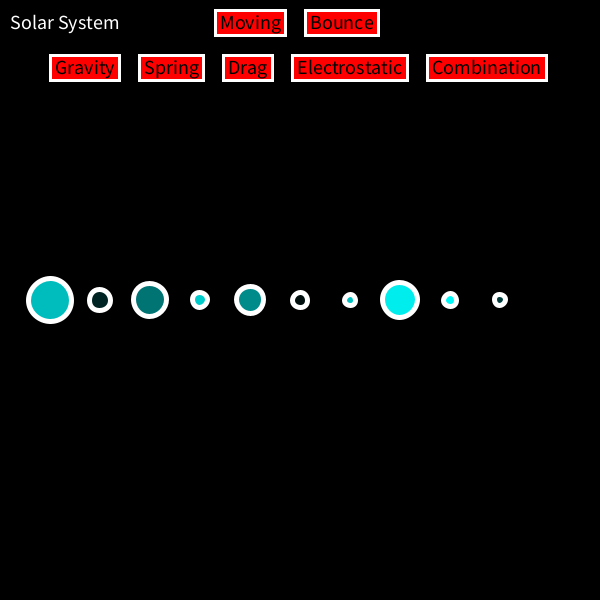
Frame 1 (no input)
Frame 60 (the mouse pressed at the canvas centre just before this capture): identical to frame 1, image omitted
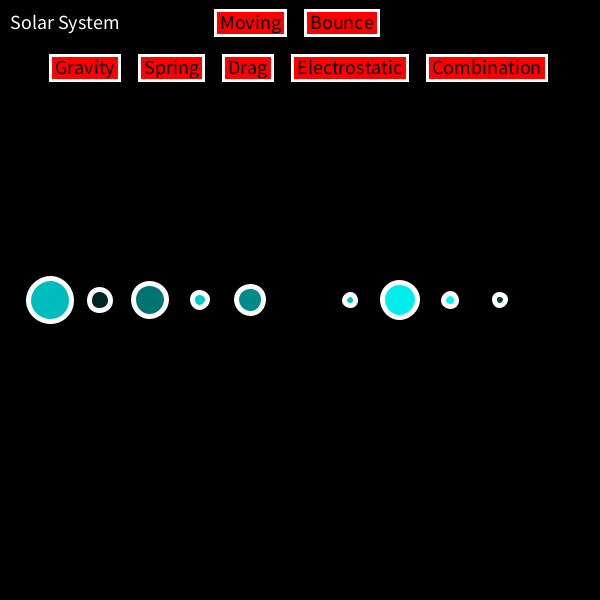
Frame 120 (the mouse held since frame 60 and released just before this capture)

The Processing sketch that drew these frames (run headless with seeded random() and noise(); from frame 60 on, the mouse is pressed at the canvas centre):

// Processing sketch: ForcesProjectRunner
// ── ForcesProjectRunner.pde
/** global variables for calculating various forces **/
int NUM_ORBS = 10;
int MIN_SIZE = 10;
int MAX_SIZE = 60;
float MIN_MASS = 10;
float MAX_MASS = 100;
float G_CONSTANT = 1;
float D_COEF_SOLAR = 0.1;
float D_COEF_ALPHA = 0.7;
float K_CONSTANT = 8.9875 * pow(10, 9); // k is coulomb's constant, which is ~8.99 * 10^9 Nm^2/C^2
float COULOMB = 1.602 * pow(10, -4); // a real coulomb would be the constant multiplied by 10^-19 but it's too small to show any movement
float MIN_CHARGE = -10 * COULOMB; // this will represent an object having 10 negative charges/electrons
float MAX_CHARGE = 10 * COULOMB; // this will represent an object having 10 positive charges/protons
int SPRING_LENGTH = 50;
float SPRING_K = 0.005;

/** global variables for orb behavior (moving & bounce) toggles **/
int MOVING = 0;
int BOUNCE = 1;
boolean[] toggles = new boolean[2];
String[] modes = {"Moving", "Bounce"};

/** global variables for simulation toggles **/
int gravitySim = 0;
int springSim = 1;
int dragSim = 2;
int electrostaticSim = 3;
int combinationSim = 4;
boolean[] simToggles = new boolean[5];
String[] simModes = {"Gravity", "Spring", "Drag", "Electrostatic", "Combination"};

FixedOrb sun;
OrbArray bundle;
OrbDragArray draggedPlanets;
OrbList system;
OrbList springSystem;
OrbList combinationSystem;

void setup() {
  size(600, 600);
  /** initializing sun FixedOrb for gravity simulation **/
  sun = new FixedOrb(width/2, height /2, 90, 20, 0);
  sun.c = color(255, 150, 0);

  /** populating orbs (both the array of orbs and linked list, both ordered by default) **/
  bundle = new OrbArray(NUM_ORBS, true);
  draggedPlanets = new OrbDragArray(NUM_ORBS, true);
  system = new OrbList();
  system.populate(NUM_ORBS, true);
  springSystem = new OrbSpringList();
  springSystem.populate(NUM_ORBS, true);
  combinationSystem = new OrbSpringList();
  combinationSystem.populate(NUM_ORBS, true);
}//setup

void draw() {
  background(0); // black background to simulate a solar system in space
  displayMode();
  displayCosmos();
  showSimulations();
  runSimulations();
}//draw

void showSimulations() {
  if (simToggles[gravitySim]) {
    bundle.display(false);
    sun.display();
  }
  else if (simToggles[springSim]) {
    springSystem.display(true);
  }
  else if (simToggles[dragSim]) {
    draggedPlanets.display(false);
  }
  else if (simToggles[electrostaticSim]) {
    system.display(false);
  }
  else if (simToggles[combinationSim]) {
    combinationSystem.display(true);
  }
  else {
    bundle.display(false);
  }
}

void runSimulations() {
  if (toggles[MOVING]) {
    if (simToggles[gravitySim]) {
      bundle.run(toggles[MOVING]);
      bundle.applyGravity(sun, G_CONSTANT);
    }
    if (simToggles[springSim]) {
      springSystem.run(toggles[MOVING]);
      springSystem.applySprings(SPRING_LENGTH, SPRING_K);
    }
    if (simToggles[dragSim]) {
      draggedPlanets.run(toggles[MOVING]);
      draggedPlanets.applyDrag();
    }
    if (simToggles[electrostaticSim]) {
      system.run(toggles[MOVING]);
      system.applyElectrostatic(K_CONSTANT);
    }
    if (simToggles[combinationSim]) {
      combinationSystem.run(toggles[MOVING]);
      combinationSystem.applySprings(SPRING_LENGTH, SPRING_K);
      combinationSystem.applyDrag();
      combinationSystem.applyElectrostatic(K_CONSTANT);
    }
  }//moving
}

void populateOrbs(boolean ordered) {
  if (simToggles[gravitySim]) {
    bundle = new OrbArray(NUM_ORBS, ordered);
  }
  else if (simToggles[springSim]) {
    springSystem = new OrbSpringList();
    springSystem.populate(NUM_ORBS, ordered);
  }
  else if (simToggles[dragSim]) {
    draggedPlanets = new OrbDragArray(NUM_ORBS, ordered);
  }
  else if (simToggles[electrostaticSim]) {
    system = new OrbList();
    system.populate(NUM_ORBS, ordered);
  }
  else if (simToggles[combinationSim]) {
    combinationSystem = new OrbSpringList();
    combinationSystem.populate(NUM_ORBS, ordered);
  }
  else {
    bundle = new OrbArray(NUM_ORBS, ordered);
  }
}

void mousePressed() {
  Orb selectedBundleOrb = bundle.getSelected(mouseX, mouseY);
  OrbNode selectedSpringNode = springSystem.getSelected(mouseX, mouseY);
  Orb selectedDragOrb = draggedPlanets.getSelected(mouseX, mouseY);
  OrbNode selectedSystemNode = system.getSelected(mouseX, mouseY);
  OrbNode selectedCombinationNode = combinationSystem.getSelected(mouseX, mouseY);
  if (simToggles[gravitySim]) {
    //println(selectedBundleOrb);
    bundle.removeOrb(selectedBundleOrb);
  }
  else if (simToggles[springSim]) {
    springSystem.removeNode(selectedSpringNode);
  }
  else if (simToggles[dragSim]) {
    draggedPlanets.removeOrb(selectedDragOrb);
  }
  else if (simToggles[electrostaticSim]) {
    system.removeNode(selectedSystemNode);
  }
  else if (simToggles[combinationSim]) {
    combinationSystem.removeNode(selectedCombinationNode);
  }
  else {
    //println(selectedBundleOrb);
    bundle.removeOrb(selectedBundleOrb);
  }
}//mousePressed

void keyPressed() {
  /** keys for toggling orb behavior (movement and bouncing) **/
  if (key == ' ') {
    toggles[MOVING] = !toggles[MOVING];
  }//moving
  if (key == 'b') {
    toggles[BOUNCE] = !toggles[BOUNCE];
  }//bounce

  /** keys for toggling simulations **/
  if (key == '1' || key == '2' || key == '3' || key == '4' || key == '5') {
    for (int i = 0; i < simToggles.length; i++) {
      simToggles[i] = false; // toggle off all other simulations except the one that's actually toggled on
    }
  }
  if (key == '1') {
    simToggles[gravitySim] = true;
  }//gravity

  if (key == '2') {
    simToggles[springSim] = true;
  }//spring

  if (key == '3') {
    simToggles[dragSim] = true;
  }//drag

  if (key == '4') {
    simToggles[electrostaticSim] = true;
  }//electrostatic

  if (key == '5') {
    simToggles[combinationSim] = true;
  }//combination

  if (key == '=' || key == '+') {
    if (simToggles[gravitySim]) {
      bundle.addOrb();
    }
    else if (simToggles[springSim]) {
      springSystem.addFront(new OrbNode());
    }
    else if (simToggles[dragSim]) {
      draggedPlanets.addOrb();
    }
    else if (simToggles[electrostaticSim]) {
      system.addFront(new OrbNode());
    }
    else if (simToggles[combinationSim]) {
      combinationSystem.addFront(new OrbNode());
    }
    else {
      bundle.addOrb();
    }
  }
  
  if (key == '-') {
    if (simToggles[gravitySim]) {
      bundle.removeOrb();
    }
    else if (simToggles[springSim]) {
      springSystem.removeFront();
    }
    else if (simToggles[dragSim]) {
      draggedPlanets.removeOrb();
    }
    else if (simToggles[electrostaticSim]) {
      system.removeFront();
    }
    else if (simToggles[combinationSim]) {
      combinationSystem.removeFront();
    }
    else {
      bundle.removeOrb();
    }
  }
  
  if (key == 'q') {
    populateOrbs(true);
  }
  if (key == 'w') {
    populateOrbs(false);
  }
}//keyPressed


void displayMode() {
  textAlign(LEFT, TOP);
  textSize(20);
  stroke(255);
  strokeWeight(3);
  int toggleX = 215; // initial x-pos of toggle box for orb behavior
  for (int m = 0; m < toggles.length; m++) {
    if (toggles[m]) {
      fill(0, 255, 0); // color the toggle box green if toggled on
    } else {
      fill(255, 0, 0); // color the toggle box red if toggled off
    }
    float w = textWidth(modes[m]); // width of the text
    float toggleWidth = w + 10; // add spacing between the text and the box by making the box width longer
    rect(toggleX, 10, toggleWidth, 25); // draw the toggle box
    fill(0);
    text(modes[m], toggleX + 5, 15); // fill the toggle box with the name of the toggle
    toggleX += toggleWidth + 20; // increase the x value by the toggle width and a bit more to draw the next toggle box
  }

  int simToggleX = 50; // initial x-pos of toggle box for simulations
  for (int s = 0; s < simToggles.length; s++) {
    if (simToggles[s]) {
      fill(0, 255, 0); // color the toggle box green if toggled on
    } else {
      fill(255, 0, 0); // color the toggle box red if toggled off
    }
    float w = textWidth(simModes[s]); // width of the text
    float simToggleWidth = w + 10; // add spacing between the text and the box by making the box width longer
    rect(simToggleX, 55, simToggleWidth, 25); // draw the toggle box
    fill(0);
    text(simModes[s], simToggleX + 5, 60); // fill the toggle box with the name of the toggle
    simToggleX += simToggleWidth + 20; // increase the x value by the toggle width and a bit more to draw the next toggle box
  }
}//displayMode()

void displayCosmos() {
  fill(255);
  textSize(20);
  text("Solar System", 10, 15);

  if (simToggles[dragSim] || simToggles[combinationSim]) {
    strokeWeight(1);
    stroke(78, 42, 132);
    fill(78, 42, 132);
    rect(0, height/2, width, height/2);

    fill(255);
    text("Alpha Centauri", 10, height - 25);
  }
}

// ── FixedOrb.pde
class FixedOrb extends Orb { // FixedOrb is a subclass of Orb -- basically an Orb that doesn't change position

  FixedOrb(float x, float y, float s, float m, float c) {
    super(x, y, s, m, c);
    c = color(255, 0, 0);
  }

  FixedOrb() {
    super();
    c = color(255, 0, 0);
  }

  void move(boolean bounce) {
    //do nothing
  }

}//fixedOrb

// ── Orb.pde
class Orb {

  //instance variables
  PVector center;
  PVector velocity;
  PVector acceleration;
  float bsize;
  float mass;
  float charge; // charge in coulumbs, make sure to add - if negative charge
  color c;


  Orb() {
     bsize = random(10, MAX_SIZE);
     float x = random(bsize/2, width-bsize/2);
     float y = random(bsize/2, height-bsize/2);
     center = new PVector(x, y);
     mass = random(10, 100);
     velocity = new PVector();
     acceleration = new PVector();
     setColor();
     charge = random(MIN_CHARGE, MAX_CHARGE);
  }

  Orb(float x, float y, float s, float m, float c) {
     bsize = s;
     mass = m;
     center = new PVector(x, y);
     velocity = new PVector();
     acceleration = new PVector();
     setColor();
     charge = c;
  }

  //movement behavior
  void move(boolean bounce) {
    if (bounce) {
      xBounce();
      yBounce();
    }

    velocity.add(acceleration);
    center.add(velocity);
    acceleration.mult(0);
  }//move

  void applyForce(PVector force) {
    PVector scaleForce = force.copy();
    scaleForce.div(mass);
    acceleration.add(scaleForce);
  }

  PVector getDragForce(float cd) {
    float dragMag = velocity.mag();
    dragMag = -0.5 * dragMag * dragMag * cd;
    PVector dragForce = velocity.copy();
    dragForce.normalize();
    dragForce.mult(dragMag);
    return dragForce;
  }

  PVector getGravity(Orb other, float G) {
    float strength = G * mass*other.mass;
    //dont want to divide by 0!
    float r = max(center.dist(other.center), MIN_SIZE);
    strength = strength/ pow(r, 2);
    PVector force = other.center.copy();
    force.sub(center);
    force.mult(strength);
    return force;
  }

  //spring force between calling orb and other
  PVector getSpring(Orb other, int springLength, float springK) {
    PVector direction = PVector.sub(other.center, this.center);
    direction.normalize();

    float displacement = this.center.dist(other.center) - springLength;
    float mag = springK * displacement;
    direction.mult(mag);

    return direction;
  }//getSpring

  PVector getElectrostaticForce(Orb other, float k){
    float strength = k * charge * other.charge; // calculate the strength of the electrostatic force
    PVector r = new PVector(center.x - other.center.x, center.y - other.center.y); // create a new vector representative of the distance between the two orbs
    float distance = max(r.mag(), MIN_SIZE); // don't want to divide by 0, so we set the minimum distance to the minimum size
    strength = strength/pow(distance, 2); // divide the strength by the distance squared
    PVector Fe = r.copy().normalize(); // create a new vector that has a magnitude of 1 (copied from the distance vector)
    Fe.mult(strength); // calculate the electrostatic force by multiplying the strength by the newly created vector
    return Fe;
  }//getElectrostatic
  
  boolean yBounce(){
    if (center.y > height - bsize/2) {
      velocity.y *= -1;
      center.y = height - bsize/2;
      return true;
    }//bottom bounce
    
    else if (center.y < bsize/2) {
      velocity.y*= -1;
      center.y = bsize/2;
      return true;
    }
    return false;
  }//yBounce
  
  boolean xBounce() {
    if (center.x > width - bsize/2) {
      center.x = width - bsize/2;
      velocity.x *= -1;
      return true;
    }
    else if (center.x < bsize/2) {
      center.x = bsize/2;
      velocity.x *= -1;
      return true;
    }
    return false;
  }//xbounce

  boolean collisionCheck(Orb other) {
    return ( this.center.dist(other.center)
             <= (this.bsize/2 + other.bsize/2) );
  }//collisionCheck

  boolean isSelected(float x, float y) {
    float d = dist(x, y, center.x, center.y);
    return d < bsize/2;
  }//isSelected

  void setColor() {
    color c0 = color(0, 255, 255);
    color c1 = color(0);
    c = lerpColor(c0, c1, (mass-MIN_SIZE)/(MAX_MASS-MIN_SIZE));
  }//setColor
  
  void setOutline() {
    strokeWeight(5);
    if (simToggles[electrostaticSim] || simToggles[combinationSim]) { // set each orb's stroke color based on their charge if electrostatic or combination is on
      color c0 = color(255, 255, 255);
      color c1;
      color c2;
      if (charge >= 0) {
        c1 = color(0, 255, 0);
        c2 = lerpColor(c0, c1, charge/MAX_CHARGE);  //makes it a shade of green if a positive charge
      }
      else {
        c1 = color(255, 0 , 0);
        c2 = lerpColor(c0, c1, charge/MIN_CHARGE);  //makes it a shade of red if a negative charge
      }
      stroke(c2);
    }
    else { // for other simulations, set each orb's stroke color to white (since the background is black and there are dark-colored orbs, making them easier to see)
      stroke(255);
    }
  }
    
  //visual behavior
  void display() {
    setOutline();
    fill(c);
    circle(center.x, center.y, bsize);
  }//display
}//Orb

// ── OrbArray.pde
class OrbArray { // OrbArray class that will control behavior of an array of orbs
  Orb[] orbs; // array of orbs
  Orb[] addedOrbs; // array of orbs that wil contain the additional orbs when the addOrb() method is called
  int orbCount; // variable to store the number of orbs
  
  PVector Fsp; // spring force stored as a PVector variable
  PVector Fg; // gravitational force between orbs stored as a PVector variable
  PVector Fdrag; // drag force stored as a PVector variable
  PVector Fe; // electrostatic force between two charged orbs stored as a PVector variable
  
  OrbArray() {
    makeOrbs(NUM_ORBS, true);
  }//default constructor (# of orbs based on driver variable and ordered by default)
  
  OrbArray(int numOrbs, boolean ordered) {
    makeOrbs(numOrbs, ordered);
  }//OrbArray constructor
  
  void makeOrbs(int numOrbs, boolean ordered) {
    orbCount = numOrbs;
    orbs = new Orb[orbCount]; // initialize the orbs array
    
    if (numOrbs != 0) {
      /** variables for ordered array of orbs **/
      int orbX = SPRING_LENGTH;
      int orbY = height/2;
      if (ordered) { // orbs with set positions if ordered
        for (int i = 0; i < orbCount; i++) {
          orbs[i] = new Orb(orbX * (i + 1), orbY, random(MIN_SIZE, MAX_SIZE), random(MIN_MASS, MAX_MASS), random(MIN_CHARGE, MAX_CHARGE));
        }
      }
      else { // orbs with random positions if not ordered
        for (int i = 0; i < orbCount; i++) {
          orbs[i] = new Orb();
        }
      }
    }
  }//makeOrbs

  void display(boolean spring) {
    for (int i = 0; i < orbCount; i++) {
      if (orbs[i] != null) {
        orbs[i].display();
        if (spring) {
          showSprings(i);
        }
      }
    }
  }//display
  
  /**
   drawSpring(Orb o0, Orb o1), method that draws springs between the orbs
   red springs signify stretched springs, green springs signify compressed springs, and black springs signify springs at normal length
  **/
  void drawSpring(Orb o0, Orb o1) {
    float dist = PVector.dist(o0.center, o1.center); // calculate the distance between the two orbs
    color lineColor = color(0, 0, 0);
    if (dist > SPRING_LENGTH) {
      lineColor = color(255, 0, 0); // color the connecting line red if the distance is more than the spring length (i.e. stretched)
    }
    else if (dist < SPRING_LENGTH) {
      lineColor = color(0, 255, 0); // color the connecting line green if the distance is less than the spring length (i.e. compressed)
    }
    else if (dist == SPRING_LENGTH) {
      lineColor = color(0, 0, 0); // color the connecting line black if the distance is equal to the spring length (i.e. normal length)
    }
    stroke(lineColor); // set the line color
    strokeWeight(3);
    line(o0.center.x, o0.center.y, o1.center.x, o1.center.y); // draw the line between the orbs
  }//drawSpring
  
  void showSprings(int currentOrb) {
    /**
      method that contains two for loops, which act as inner for loops to the outer for loop inside display() above
      
      these two inner for loops have each orb draw a spring to its left and right (depending on if that orb is null or not)
      "relativeOrb" is the variable that stores the index of an orb RELATIVE to the current orb
          
      the first inner for loop involves drawing springs to orbs to the LEFT of the current orb
      we initially start drawing a spring to the orb to the LEFT of the current orb (currentOrb - 1), and then continue moving to the left (relativeOrb--)
      we stop running this inner for loop when "relativeOrb" >= 0 since index 0 is the beginning of the array
      >= makes the inner for loop stop when it has reached the first orb, and doesn't run it when we initially start from the first orb in the outer for loop
          
      the second inner for loop involves drawing springs to orbs to the RIGHT of the current orb
      we initially start drawing a spring to the orb to the RIGHT of the current orb (currentOrb + 1), and then continue moving to the right (relativeOrb++)
      we stop running the inner for loop when "relativeOrb" <= orbCount - 1 since index orbCount - 1 is the end of the array
      <= makes the inner for loop stop when it has reached the last orb, and doesn't run it when we have reached the last orb in the outer for loop
    **/
    for (int relativeOrb = currentOrb - 1; relativeOrb >= 0; relativeOrb--) { // draw springs to the left of the current orb
      if (orbs[relativeOrb] != null) { // if the relative orb to the left exists...
        drawSpring(orbs[currentOrb], orbs[relativeOrb]); // draw the spring from the current orb to that relative orb
        break; // break out of the for loop since we don't want to be drawing springs more than once for each orb
      }
      else if (orbs[relativeOrb] == null) { // if the relative orb to the left doesn't exist...
        continue; // continue on to the next relative orb to the left since we're unable to draw a spring to a non-existent orb
      }
    }
    for (int relativeOrb = currentOrb + 1; relativeOrb <= orbCount - 1; relativeOrb++) { // draw springs to the right of the current orb
      if (orbs[relativeOrb] != null) { // if the relative orb to the right exists...
        drawSpring(orbs[currentOrb], orbs[relativeOrb]); // draw the spring from the current orb to that relative orb
        break; // break out of the for loop since we don't want to be drawing springs more than once for each orb
      }
      else if (orbs[relativeOrb] == null) {
        continue; // continue on to the next relative orb to the right since we're unable to draw a spring to a non-existent orb
      }
    }
  }//showSprings
  
  void applySprings(int springLength, float springK) {
    for (int i = 0; i < orbCount; i++) { // skip the first orb as it's a Fixed Orb so it doesn't have any spring force applied to it
      if (orbs[i] != null) { // make sure there's an existing Orb in the array
        /**
          basically using the same inner for loop structure as the showSprings() method above to apply a spring force to the current and neighboring orbs
        **/
        for (int j = i - 1; j >= 1; j--) {
          if (orbs[j] != null) { // if the relative orb to the left exists...
            Fsp = orbs[i].getSpring(orbs[j], springLength, springK); // exert Fsp on orbs to the left (of the current orb)
            orbs[i].applyForce(Fsp);
          }
          else if (orbs[j] == null) { // if the relative orb to the left doesn't exist...
            continue; // continue on to the next relative orb to the left since we're unable to exert Fsp on a non-existent orb
          }
        }
        for (int j = i + 1; j < orbCount; j++) {
          if (orbs[j] != null) { // if the relative orb to the right exists...
            Fsp = orbs[i].getSpring(orbs[j], springLength, springK); // exert Fsp on orbs to the right (of the current orb)
            orbs[i].applyForce(Fsp);
          }
          else if (orbs[j] == null) { // if the relative orb to the right doesn't exist...
            continue; // continue on to the next relative orb to the right since we're unable to exert Fsp on a non-existent orb
          }
        }
      }
    }
  }//applySprings    
  
  void applyGravity(Orb other, float gConstant) {
    for (int i = 0; i < orbCount; i++) {
      if (orbs[i] != null) {
        Fg = orbs[i].getGravity(other, gConstant);
        orbs[i].applyForce(Fg);
      }
    }
  }
  
  void applyDrag() {
    for (int i = 0; i < orbCount; i++) {
      if (orbs[i] != null) {
        if (orbs[i].center.y < height/2) {
          Fdrag = orbs[i].getDragForce(D_COEF_SOLAR);
          orbs[i].applyForce(Fdrag);
        }
        else if (orbs[i].center.y > height/2) {
          Fdrag = orbs[i].getDragForce(D_COEF_ALPHA);
          orbs[i].applyForce(Fdrag);
        }
      }
    }
  }
  
  void applyElectrostatic(float kConstant) {
    for (int i = 0; i < orbCount; i++) {
      if (orbs[i] != null) {
        /**
          basically using the same inner for loop structure as the showSprings() method above to apply an electrostatic force to the current and neighboring orbs
        **/
        for (int j = i - 1; j >= 1; j--) {
          if (orbs[j] != null) { // if the relative orb to the left exists...
            Fe = orbs[i].getElectrostaticForce(orbs[j], kConstant); // exert Fe on orbs to the left (of the current orb)
            orbs[i].applyForce(Fe);
          }
          else if (orbs[j] == null) { // if the relative orb to the left doesn't exist...
            continue; // continue on to the next relative orb to the left since we're unable to exert Fe on a non-existent orb
          }
        }
        for (int j = i + 1; j < orbCount; j++) {
          if (orbs[j] != null) { // if the relative orb to the right exists...
            Fe = orbs[i].getElectrostaticForce(orbs[j], kConstant); // exert Fe on orbs to the right (of the current orb)
            orbs[i].applyForce(Fe);
          }
          else if (orbs[j] == null) { // if the relative orb to the right doesn't exist...
            continue; // continue on to the next relative orb to the right since we're unable to exert Fe on a non-existent orb
          }
        }
      }
    }
  }
  
  void run(boolean bounce) {
    for (int i = 0; i < orbCount; i++) {
      if (orbs[i] != null) {
        orbs[i].move(bounce);
      }
    }
  }
  
  Orb getSelected(int x, int y) {
    for (int i = 0; i < orbCount; i++) {
      if (orbs[i] != null) {
        if (orbs[i].isSelected(x, y)) {
          return orbs[i];
        }
        else {
          continue;
        }
      }
    }
    return null;
  }
  
  void addOrb() {
    for (int i = 0; i < orbCount; i++) { // go through each orb in the orbs array
      if (orbs[i] == null) {
        orbs[i] = new Orb(); // initialize a new orb if the current one doesn't exist (set to null)
      }
      else if (orbs[i] != null) {
        break; // if the current orb doesn't exist, then break out of the loop and continue to the following code in the method
      }
    }
    orbCount++; // increase the number of orbs by 1
    addedOrbs = new Orb[orbCount]; // initialize the array that will contain the added orb
    arrayCopy(orbs, 0, addedOrbs, 0, orbCount - 1); // copy over the existing elements from the orbs array to the new addedOrbs array
    addedOrbs[orbCount - 1] = new Orb(); // initalize a new orb as the last element in the new array (i.e. appending to the array)
    orbs = addedOrbs; // set the orbs array to be the new addedOrbs array
  }//addOrb
  
  void removeOrb() {
    orbs[(int)random(0, orbCount - 1)] = null; // remove a random orb from the orbs array
  }//removeOrb
  
  void removeOrb(Orb selected) {
    for (int i = 0; i < orbCount; i++) {
      if (orbs[i] != null) {
        if (orbs[i] == selected) {
          orbs[i] = null;
        }
      }
    }
  }//removeOrb(Orb selected) -- overloaded removeOrb() method
}

// ── OrbDragArray.pde
class OrbDragArray extends OrbArray {
  /**
    This class (OrbDragArray) is a subclass of the OrbArray class.
    This subclass was created in order to address an issue with the drag simulation
    where the orbs would not move by default (even when moving was toggled on) due to
    not being influenced by external forces initially, but just drag, which does nothing
    until the orbs start moving.
    
    As such, each of the orbs' velocity for this subclass are initially in random directions
    and random magnitudes, which will then cause each of the orbs to be influenced
    by the force of drag.
  **/
  OrbDragArray(int numOrbs, boolean ordered) {
    makeOrbs(numOrbs, ordered); // run the below makeOrbs() method instead of the same method from the OrbArray superclass
  }//OrbDragArray constructor
  
  void makeOrbs(int numOrbs, boolean ordered) {
    orbCount = numOrbs;
    orbs = new Orb[orbCount]; // initialize the orbs array
    
    if (numOrbs != 0) {
      /** variables for ordered array of orbs **/
      int orbX = SPRING_LENGTH;
      int orbY = height/2;
      if (ordered) { // orbs with set positions if ordered
        for (int i = 0; i < orbCount; i++) {
          orbs[i] = new Orb(orbX * (i + 1), orbY, random(MIN_SIZE, MAX_SIZE), random(MIN_MASS, MAX_MASS), random(MIN_CHARGE, MAX_CHARGE));
          orbs[i].velocity = initVelocity(); // set each of the orbs' velocity to an initial random velocity
        }
      }
      else { // orbs with random positions if not ordered
        for (int i = 0; i < orbCount; i++) {
          orbs[i] = new Orb();
          orbs[i].velocity = initVelocity(); // set each of the orbs' velocity to an initial random velocity
        }
      }
    }
  }//makeOrbs -- overridden from OrbArray class
  
  PVector initVelocity() { // method that basically calculates a random velocity and returns it as a PVector
    float degrees = random(0, 360);
    float initVelX = random(1, 6) * cos(radians(degrees)); // x-component of velocity
    float initVelY = random(1, 6) * sin(radians(degrees)); // y-component of velocity
    PVector initVel = new PVector(initVelX, initVelY);
    return initVel;
  }//initVelocity
  
  void addOrb() {
    for (int i = 0; i < orbCount; i++) { // go through each orb in the orbs array
      if (orbs[i] == null) {
        orbs[i] = new Orb(); // initialize a new orb if the current one doesn't exist (set to null)
        if (toggles[MOVING]) {
          orbs[i].velocity = initVelocity(); // set each of the orbs' velocity to an initial random velocity when moving is toggled on
        }
      }
      else if (orbs[i] != null) {
        break; // if the current orb doesn't exist, then break out of the loop and continue to the following code in the method
      }
    }
    orbCount++; // increase the number of orbs by 1
    addedOrbs = new Orb[orbCount]; // initialize the array that will contain the added orb
    arrayCopy(orbs, 0, addedOrbs, 0, orbCount - 1); // copy over the existing elements from the orbs array to the new addedOrbs array
    addedOrbs[orbCount - 1] = new Orb(); // initalize a new orb as the last element in the new array (i.e. appending to the array)
    addedOrbs[orbCount - 1].velocity = initVelocity(); // initializing a random velocity for a newly added orb fixes bug where they wouldn't move even when moving toggled on
    orbs = addedOrbs; // set the orbs array to be the new addedOrbs array
  }//addOrb -- overridden from OrbArray class
}//OrbArray

// ── OrbList.pde
class OrbList { // OrbList class that will control behavior of a linked list of orb nodes
  OrbNode front;

  OrbList() {
    front = null;
  }//constructor

  void addFront(OrbNode o) {
    if (front == null) {
      front = o;  //if there aren't any nodes, make front o
    }
    else{
      front.previous = o;
      o.next = front;
      front = front.previous; //if there are nodes, add another node to front and reassign front
    }

  }//addFront
  void populate(int n, boolean ordered) {
    front = null;  //clears the list
    for (int i = 0; i < n; i++){
      if (ordered) {
        addFront(new OrbNode(SPRING_LENGTH*(i+1), height/2, random(MIN_SIZE, MAX_SIZE), random(MIN_MASS, MAX_MASS), random(MIN_CHARGE, MAX_CHARGE)));
      }
      else {
        addFront(new OrbNode());
      }
    }//makes orbs according to ordered
  }//populate

  void display(boolean ifSpring) {
    OrbNode current = front;
    while (current != null) {
      current.display(ifSpring);
      current = current.next;  // loop through each item in the list and call display()
    }
  }//display

  void applySprings(int springLength, float springK) {
    OrbNode current = front;
    while (current != null) {
      current.applySprings(springLength, springK);
      current = current.next;  // loop through each item in the list and call applySprings
    }
  }//applySprings

  void applyGravity(Orb other, float gConstant) {
    OrbNode current = front;
    while (current != null) {
      current.applyForce(current.getGravity(other, gConstant));
      current = current.next; // loop through each item in the list and get the gravity to use in applyForce
    }
  }//applyGravity
  
  void applyDrag(){
    OrbNode current = front;
    while (current != null) {
      if (current.center.y < height/2) { // if the orb is in the Solar System
        current.applyForce(current.getDragForce(D_COEF_SOLAR)); // calculate and apply the drag force
      }
      else if (current.center.y > height/2) { // if the orb is in the Alpha Centauri system
        current.applyForce(current.getDragForce(D_COEF_ALPHA)); // calculate and apply the drag force
      }
      current = current.next;  // loop through each item in the list
    }
  }//applyDrag
  
  void applyElectrostatic(float kConstant) {
    OrbNode current = front;
    while (current != null) {
      OrbNode toCompare = front;
      while (toCompare != null) {
        if (current != toCompare) { // Avoid self-interaction
          current.applyForce(current.getElectrostaticForce(toCompare, kConstant)); // calculate and apply electrostatic force between two charged orb nodes
        }
        toCompare = toCompare.next; // iterating through the orb nodes to exert electrostatic force on, for each orb node
      }
      current = current.next; // iterate to the next item in the linked list
    }
  }
  
  void run(boolean bounce) {
    OrbNode current = front;
    while (current != null) {
      current.move(bounce);
      current = current.next; // loop through each item in the list and call move
    }
  }//run

  void removeFront() {
    if (front != null && front.next != null) {
      front = front.next;
      front.previous = null;
    }  //if front exists and front.next exists, reassign front to be front.next and make the former front null
    else if (front != null && front.next == null) {
      front = null;
    }  //if front exists and front.next doesn't (ie front is the only item), make front null
  }//removeFront
  
  OrbNode getSelected(int x, int y) {
    OrbNode current = front;
    while (current != null) {  //loop through
      if (current.isSelected(x,y)) {
        return current;
      }  //if the current matches with what is selected, return current
      else{
        current = current.next;
      }  //if it doesn't, iterate to the next item in the list
    }
    return null;  //if none of them match, return null
  }//getSelected
  
  /** addNode(int index) method that basically adds a node in the linked list between the specified index and the one after it **/
  void addNode(int index) {
    OrbNode current = front; // initially set the current node to the front node
    int count = 0; // count variable that will act as the current index when looping through the linked list
    OrbNode addedNode = new OrbNode(); // the new node to be added
    while (current != null) { // loop through all the items in the list
      if (index == count) { // if the specified index matches with the current index, we need to see what conditions there are
        if (current == front) {
          if (front.next != null) {
            OrbNode nextNode = front.next;
            front.next.previous = null;
            front.next = null;
            front.next = addedNode;
            addedNode.previous = front;
            addedNode.next = nextNode;
            nextNode.previous = addedNode;
            //println(addedNode.previous);
            //println(addedNode.next);
          } // if current IS front, and there is more than one item, then create linkages between the front node and the next node after, to the new addedNode
          else {
            addFront(addedNode);
          } // if front is the only item, just run the addFront method with addedNode as the argument for an OrbNode (adds OrbNode to the front)
        }
        else if (current.previous != null && current.next != null) {
          current.next.previous = addedNode;
          addedNode.next = current.next;
          current.next = addedNode;
          addedNode.previous = current;
        } // if current is in the middle of the list, relink the next nodes and previous nodes of the surrounding nodes to addedNode
        else {
          current.next = addedNode;
          addedNode.previous = current;
        } // if current.next doesn't exist (it's the last one in the list), then reassign current.next to be the new addedNode (and addedNode.previous to be the current node)
      }
      else { // if the specified index DOESN'T match with the current index, iterate to the next node in the linked list, while also incrementing the index value
        current = current.next;
        count++;
      }
    }
  }//addNode

  void removeNode(OrbNode o) {
    OrbNode current = front;
    while (current != null) {  //loop through all the items in the list
      if (current == o) {  //if current DOES match with o, we need to see what conditions there are
        if (current == front) {
          if (front.next != null) {
            front = front.next;
            front.previous = null;
            current = null;
          }  //if current IS front, and there is more than one item, then reassign front before making the former front null
          else {
            front = null;
            current = null;
          }  //if front is the only item, just make front null
        }
        else if (current.previous != null && current.next != null) {
          current.previous.next = current.next;
          current.next.previous = current.previous;
          current = null;
        }  //if current is in the middle of the list, reassign the nexts and previous's of the surrounding nodes, then make current null
        else {
          current.previous.next = null;
          current = null;
        }  //if current.next doesn't exist (it's the last one in the list), then reassign current.previous.next and then make current null

      }
      else {  //if current DOESN'T match with o, iterate to the next item in the list
        current = current.next;
      }
    }
  }//removeNode
}//OrbList

// ── OrbNode.pde
class OrbNode extends Orb {

  OrbNode next;
  OrbNode previous;

  OrbNode() {
    next = previous = null;
  }//default constructor
  OrbNode(float x, float y, float s, float m, float c) {
    super(x, y, s, m, c);
    next = previous = null;
  }//constructor

  void display(boolean spring) {
    super.display();
    if (spring){
      if (next != null) {
        float dnext = this.center.dist(next.center);
        if (dnext < SPRING_LENGTH) { stroke(0, 255, 0); }
        else if (dnext > SPRING_LENGTH) { stroke(255, 0, 0); }
        else { stroke(0); }
        strokeWeight(2);
        line(this.center.x, this.center.y+2, next.center.x, next.center.y+2);
      }//next spring

      if (previous != null) {
        float dprev = this.center.dist(previous.center);
        if (dprev < SPRING_LENGTH) { stroke(0, 255, 0); }
        else if (dprev > SPRING_LENGTH) { stroke(255, 0, 0); }
        else { stroke(0); }
        strokeWeight(2);
        line(this.center.x, this.center.y-2, previous.center.x, previous.center.y-2);
      }//next spring
    }
  }//drawSpring

  void applySprings(int springLength, float springK) {
    if (next != null) {
      PVector sforce = getSpring(next, springLength, springK);
      applyForce(sforce);
    }
    if (previous != null) {
      PVector sforce = getSpring(previous, springLength, springK);
      applyForce(sforce);
    }
  }//applySprings
}//OrbNode

// ── OrbSpringList.pde
class OrbSpringList extends OrbList {
  /**
    This class (OrbSpringList) is a subclass of the OrbList class.
    This subclass was created in order to address an issue with the spring simulation
    where the orbs would not move by default (even if moving was toggled on) due to 
    being equidistant from each other, which resulted no spring force being exerted 
    on each of the orb nodes. 
    
    As such, each of the orbs' velocity for this subclass are initially in random directions
    and random magnitudes, which will then cause each of the orbs to be influenced
    by the spring force.
    
    This also served as a way to introduce two new fixed orbs (since that's a requirement
    for the spring simulation) and also connect them to a linked list of orbs, so creating
    a separate class for this helped make the code cleaner and easier to understand.
    
    Ideally, this class can also be used for the combo simulation, since that involves
    spring forces being exerted on each orb node in a linked list.
  **/
  FixedOrb leftOrb; // fixed orb on the left of the screen
  FixedOrb rightOrb; // fixed orb on the right of the screen

  void populate(int n, boolean ordered) {
    front = null;
    for (int i = 0; i < n - 1; i++) {
      if (ordered){ // orb nodes with set x, y, size, mass, and charge
        addFront(new OrbNode(SPRING_LENGTH*(i+2), height/2, random(MIN_SIZE, MAX_SIZE), random(MIN_MASS, MAX_MASS), random(MIN_CHARGE, MAX_CHARGE)));
      }
      else { // random orb nodes
        addFront(new OrbNode());
      }
    }//makes orbs according to ordered
    OrbNode current = front; // set the current node to be the front node initially
    while (current != null) { // loop through the linked list
      current.velocity = initVelocity(); // set each orb node's velocity to a random initial velocity
      current = current.next; // iterate to the next orb node in the linked list
    }
    initializeFixedOrbs();
  }//populate -- overridden from OrbList class
  
  void initializeFixedOrbs() {
    float size = random(MIN_SIZE, MAX_SIZE); // size for the fixed orbs
    leftOrb = new FixedOrb(size/2, random(5, height/2), size, random(MIN_MASS, MAX_MASS), random(MIN_CHARGE, MAX_CHARGE)); // create a new fixed orb on the left
    rightOrb = new FixedOrb(width - size/2, random(height/2, height - 5), size, random(MIN_MASS, MAX_MASS), random(MIN_CHARGE, MAX_CHARGE)); // create a new fixed orb on the right
  }//initializeFixedOrbs
  
  PVector initVelocity() { // method that basically calculates a random velocity and returns it as a PVector
    float degrees = random(0, 360);
    float initVelX = random(1, 6) * cos(radians(degrees)); // x-component of velocity
    float initVelY = random(1, 6) * sin(radians(degrees)); // y-component of velocity
    PVector initVel = new PVector(initVelX, initVelY);
    return initVel;
  }
  
  void display(boolean ifSpring) {
    OrbNode current = front;
    while (current != null){
      current.display(ifSpring);
      current = current.next;  // loop through each item in the list and call display()
    }
    leftOrb.display(); // show the left fixed orb
    rightOrb.display(); // show the right fixed orb
    drawLeftOrbSpring(); // draw the spring from the left orb to the closest node in the linked list
    drawRightOrbSpring(); // draw the spring from the right orb to the closest node in the linked list
  }//display -- overridden from OrbList class
  
  void drawLeftOrbSpring() {
    float distanceToLeftOrb = PVector.dist(lastNode().center, leftOrb.center); // calculate the distance between the left orb and the last node in the linked list (last since the linked list is populated leftward)
    if (distanceToLeftOrb < SPRING_LENGTH) {
      stroke(0, 255, 0); // green spring if compressed
    }
    else if (distanceToLeftOrb > SPRING_LENGTH) {
      stroke(255, 0, 0); // red spring if stretched
    }
    else {
      stroke(0, 0, 0); // black spring if at natural length
    }
    strokeWeight(2);
    /** draw two springs between the left orb and the last node in the linked list **/
    line(leftOrb.center.x, leftOrb.center.y + 2, lastNode().center.x, lastNode().center.y + 2);
    line(lastNode().center.x, lastNode().center.y - 2, leftOrb.center.x, leftOrb.center.y - 2);
  }//drawLeftOrbSpring
  
  void drawRightOrbSpring() {
    float distanceToRightOrb = PVector.dist(front.center, rightOrb.center); // calculate the distance between the right orb and the front node in the linked list (front since the linked list is populated leftward)
    if (distanceToRightOrb < SPRING_LENGTH) {
      stroke(0, 255, 0); // green spring if compressed
    }
    else if (distanceToRightOrb > SPRING_LENGTH) {
      stroke(255, 0, 0); // red spring if stretched
    }
    else {
      stroke(0, 0, 0); // black spring if at natural length
    }
    strokeWeight(2);
    /** draw two springs between the right orb and the front node in the linked list **/
    line(rightOrb.center.x, rightOrb.center.y + 2, front.center.x, front.center.y + 2);
    line(front.center.x, front.center.y - 2, rightOrb.center.x, rightOrb.center.y - 2);
  }//drawRightOrbSpring
  
  OrbNode lastNode() { // method that basically loops through the linked list and returns the last node
    OrbNode current = front; // initially set the current node to be the front node
    while (current != null) {
      if (current.next == null) {
        return current; // return the current node if there's no node after it
      }
      else {
        current = current.next; // otherwise, move on to the next node in the linked list
      }
    }
    return null; // otherwise, return null if no last node found
  }//OrbNode
  
  void removeFront() {
    if (front != null && front.next != null) {
      front = front.next;
      front.previous = null;
    }  //if front exists and front.next exists, reassign front to be front.next and make the former front null
    else if (front != null && front.next == null) {
       //if front exists and front.next doesn't (ie front is the only item), don't do anything/don't remove the front orb (won't run into NullPointerException error when attempting to draw springs)
    }  
  }//removeFront -- overridden from OrbList class
}
